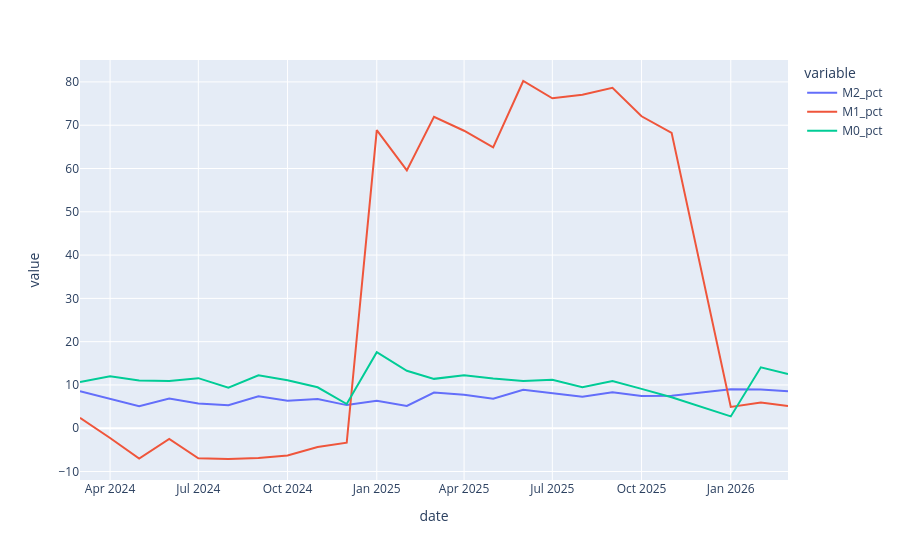

The notebook cell saved with this chart:
### Code cell
chart_data=df.copy()
chart_data=chart_data[["date", "M0", "M1", "M2"]]
chart_data=chart_data.sort_values(by="date", ascending=False)
chart_data["M2_pct"]=chart_data["M2"].pct_change(-11)*100
chart_data["M1_pct"]=chart_data["M1"].pct_change(-11)*100
chart_data["M0_pct"]=chart_data["M0"].pct_change(-11)*100
chart_data=chart_data[:24]
px.line(chart_data, x='date', y=["M2_pct", "M1_pct", "M0_pct"])

### Figure 1 — Plotly figure (JSON) as saved in the notebook; plotly's stock layout.template omitted (floating-point values rounded to 4 significant figures)
{"data": [{"hovertemplate": "variable=M2_pct<br>date=%{x}<br>value=%{y}<extra></extra>", "legendgroup": "M2_pct", "line": {"color": "#636efa", "dash": "solid"}, "marker": {"symbol": "circle"}, "mode": "lines", "name": "M2_pct", "orientation": "v", "showlegend": true, "type": "scatter", "x": ["2026-03-01", "2026-02-01", "2026-01-01", "2025-11-01", "2025-10-01", "2025-09-01", "2025-08-01", "2025-07-01", "2025-06-01", "2025-05-01", "2025-04-01", "2025-03-01", "2025-02-01", "2025-01-01", "2024-12-01", "2024-11-01", "2024-10-01", "2024-09-01", "2024-08-01", "2024-07-01", "2024-06-01", "2024-05-01", "2024-04-01", "2024-03-01"], "xaxis": "x", "y": [8.529, 8.954, 8.998, 7.481, 7.428, 8.288, 7.271, 8.162, 8.896, 6.809, 7.727, 8.254, 5.158, 6.332, 5.345, 6.736, 6.356, 7.373, 5.31, 5.706, 6.872, 5.064, 6.787, 8.527], "yaxis": "y"}, {"hovertemplate": "variable=M1_pct<br>date=%{x}<br>value=%{y}<extra></extra>", "legendgroup": "M1_pct", "line": {"color": "#EF553B", "dash": "solid"}, "marker": {"symbol": "circle"}, "mode": "lines", "name": "M1_pct", "orientation": "v", "showlegend": true, "type": "scatter", "x": ["2026-03-01", "2026-02-01", "2026-01-01", "2025-11-01", "2025-10-01", "2025-09-01", "2025-08-01", "2025-07-01", "2025-06-01", "2025-05-01", "2025-04-01", "2025-03-01", "2025-02-01", "2025-01-01", "2024-12-01", "2024-11-01", "2024-10-01", "2024-09-01", "2024-08-01", "2024-07-01", "2024-06-01", "2024-05-01", "2024-04-01", "2024-03-01"], "xaxis": "x", "y": [5.141, 5.929, 4.911, 68.25, 72.06, 78.64, 77.04, 76.22, 80.22, 64.87, 68.73, 71.93, 59.57, 68.86, -3.348, -4.355, -6.295, -6.886, -7.105, -6.959, -2.452, -7.009, -2.249, 2.396], "yaxis": "y"}, {"hovertemplate": "variable=M0_pct<br>date=%{x}<br>value=%{y}<extra></extra>", "legendgroup": "M0_pct", "line": {"color": "#00cc96", "dash": "solid"}, "marker": {"symbol": "circle"}, "mode": "lines", "name": "M0_pct", "orientation": "v", "showlegend": true, "type": "scatter", "x": ["2026-03-01", "2026-02-01", "2026-01-01", "2025-11-01", "2025-10-01", "2025-09-01", "2025-08-01", "2025-07-01", "2025-06-01", "2025-05-01", "2025-04-01", "2025-03-01", "2025-02-01", "2025-01-01", "2024-12-01", "2024-11-01", "2024-10-01", "2024-09-01", "2024-08-01", "2024-07-01", "2024-06-01", "2024-05-01", "2024-04-01", "2024-03-01"], "xaxis": "x", "y": [12.54, 14.07, 2.73, 7.157, 9.098, 10.92, 9.499, 11.19, 10.93, 11.48, 12.24, 11.41, 13.26, 17.56, 5.598, 9.463, 11.09, 12.22, 9.354, 11.57, 10.94, 11.04, 11.98, 10.68], "yaxis": "y"}], "layout": {"legend": {"title": {"text": "variable"}, "tracegroupgap": 0}, "margin": {"t": 60}, "xaxis": {"anchor": "y", "domain": [0, 1], "title": {"text": "date"}}, "yaxis": {"anchor": "x", "domain": [0, 1], "title": {"text": "value"}}}}
